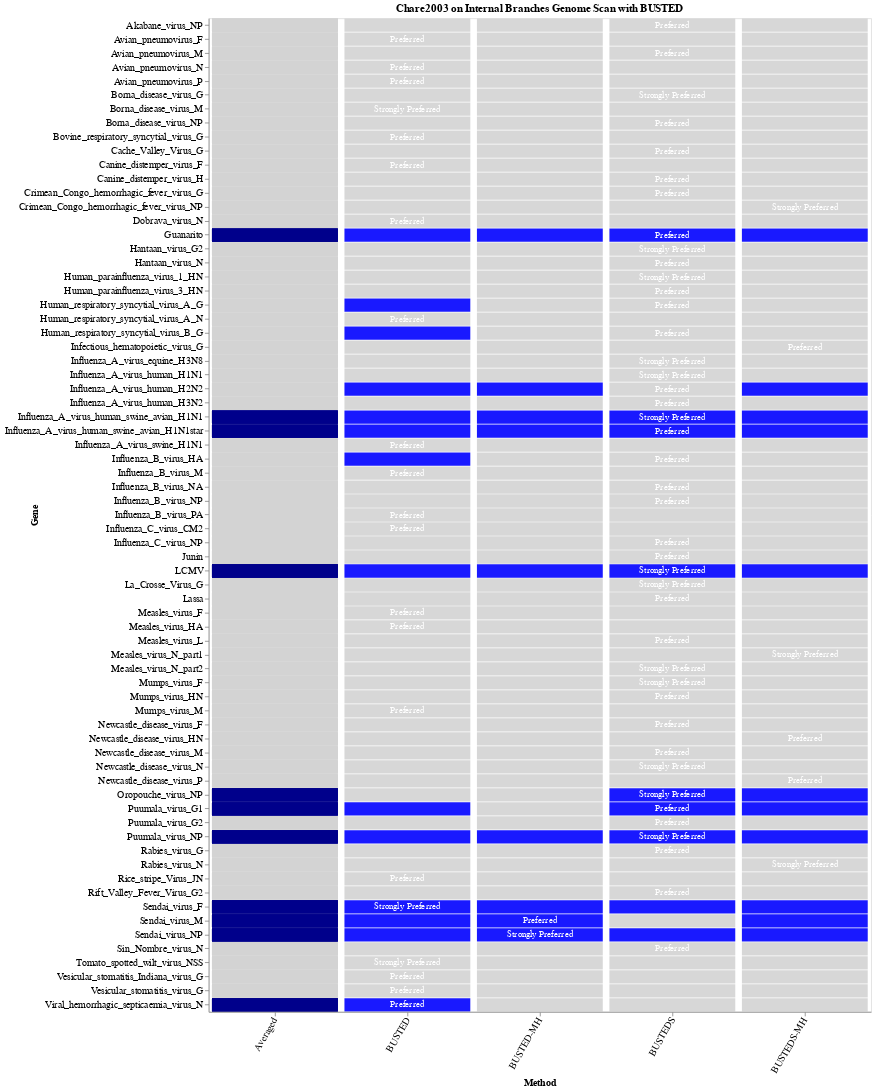

Here is the notebook cell this chart was saved with:
### Markdown cell above
## Go with this Viz

### Code cell
source = df_main
pval_threshold = 0.05 

heatmap = alt.Chart(source).mark_rect(opacity=0.9).encode(
    y = alt.Y('Gene'),
    x = alt.X('Method', axis=alt.Axis(labelAngle=-60)),
    color = alt.condition((alt.datum.p_value <= pval_threshold), 
                                alt.ColorValue('blue'), 
                                alt.ColorValue('lightgray')),
).properties(
    width=800,
    height=1200
)

text = heatmap.mark_text().encode(
    text='Annotation:O',
    color=alt.value('white'))


source["Averaged"] = source["p_value_averaged"]
source2 = source.copy()
source2["Method"] = "Averaged"

chart2 = alt.Chart(source2).mark_rect(opacity=0.9).encode(
    y = alt.Y('Gene'),
    x = alt.X('Method', axis=alt.Axis(labelAngle=-60)),         
    color = alt.condition((alt.datum.p_value_averaged <= pval_threshold), 
                                alt.ColorValue('darkblue'), 
                                alt.ColorValue('lightgray'))
).properties(
    width=200,
    height=1200
)

chart = alt.layer(heatmap,
                  text,
                  chart2).encode(
).configure_axis(
    labelFontSize=12,
    titleFontSize=12,
    labelLimit = 1000
).configure_scale(bandPaddingInner=0.05).properties(
    title=TAG+" on Internal Branches Genome Scan with BUSTED"
)

chart

### Figure 1 — Vega-Lite specification as saved in the notebook (floating-point values rounded to 4 significant figures; data arrays with more than 128 entries replaced by an {"elided": "..."} marker saying what was removed)
{"config": {"view": {"continuousWidth": 400, "continuousHeight": 300}, "axis": {"labelFontSize": 12, "labelLimit": 1000, "titleFontSize": 12}, "scale": {"bandPaddingInner": 0.05}}, "layer": [{"data": {"name": "data-2c81402341e3384809e0b050ae790eee"}, "mark": {"type": "rect", "opacity": 0.9}, "encoding": {"color": {"condition": {"value": "blue", "test": "(datum.p_value <= 0.05)"}, "value": "lightgray"}, "x": {"axis": {"labelAngle": -60}, "field": "Method", "type": "nominal"}, "y": {"field": "Gene", "type": "nominal"}}, "height": 1200, "width": 800}, {"data": {"name": "data-2c81402341e3384809e0b050ae790eee"}, "mark": "text", "encoding": {"color": {"value": "white"}, "text": {"field": "Annotation", "type": "ordinal"}, "x": {"axis": {"labelAngle": -60}, "field": "Method", "type": "nominal"}, "y": {"field": "Gene", "type": "nominal"}}, "height": 1200, "width": 800}, {"data": {"name": "data-d011f9ec19f776f79aa257636efb9c0e"}, "mark": {"type": "rect", "opacity": 0.9}, "encoding": {"color": {"condition": {"value": "darkblue", "test": "(datum.p_value_averaged <= 0.05)"}, "value": "lightgray"}, "x": {"axis": {"labelAngle": -60}, "field": "Method", "type": "nominal"}, "y": {"field": "Gene", "type": "nominal"}}, "height": 1200, "width": 200}], "encoding": {}, "title": "Chare2003 on Internal Branches Genome Scan with BUSTED", "$schema": "https://vega.github.io/schema/vega-lite/v4.17.0.json", "datasets": {"data-2c81402341e3384809e0b050ae790eee": {"elided": "284 records"}, "data-d011f9ec19f776f79aa257636efb9c0e": {"elided": "284 records"}}}
